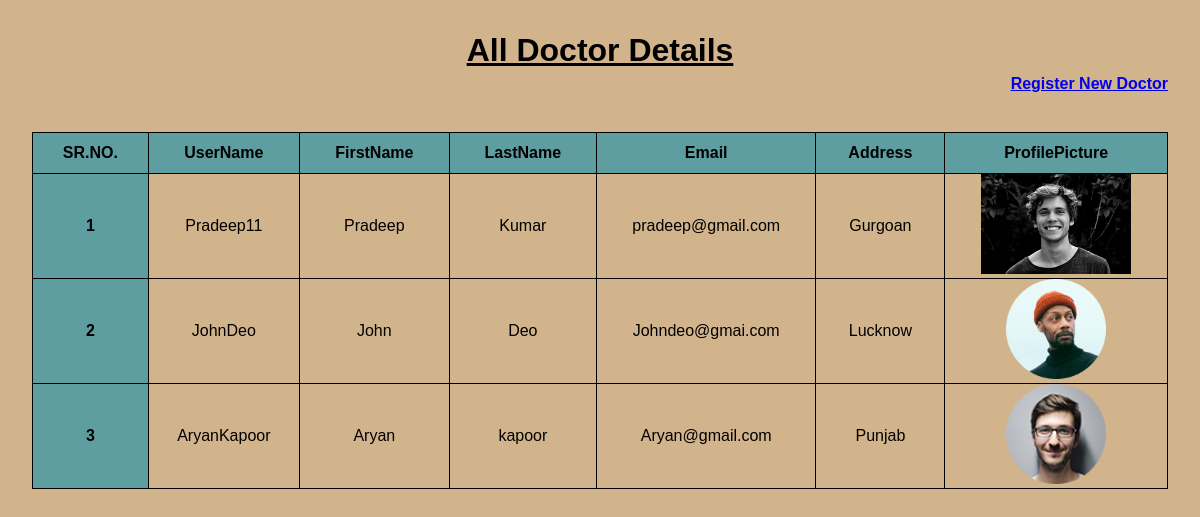
Screenshot of /alldoctor/ with the database file from the repository.
### user/models.py (models this page shows, shortened)
class Doctor(models.Model):
    FirstName = models.CharField(max_length=15)
    LastName= models.CharField(max_length=15)
    UserName = models.CharField(max_length=15)
    Email = models.EmailField()
    Password = models.CharField(max_length=12)
    ConfirmPassword = models.CharField(max_length=12)
    Address = models.CharField(max_length=100)
    ProfilePicture = models.ImageField()

### user/views.py (the view)
# urls.py: path('alldoctor/',viewAllDoctorDetails,name='alldoctor'),
def viewAllDoctorDetails(request):
    if request.method == 'GET':
        alldoctor = Doctor.objects.all()
        data = {
            "alldoctor":alldoctor
        }
        return render(request,'user/showDoctorDetails.html',data)

### user/templates/user/showDoctorDetails.html (shortened to what this page needs)
{% load static %}
<!DOCTYPE html>
<html lang="en">
<head>
    <link rel="stylesheet" href="{% static 'user/css/showDetails.css'%}">
</head>
<body>
    <h1>All Doctor Details</h1>
    <h4><a href="{% url 'doctor' %}">Register New Doctor</a></h4>
    <table>
        <tr>
            <th>SR.NO.</th>
            <th>UserName</th>
            <th>FirstName</th>
            <th>LastName</th>
            <th>Email</th>
            <th>Address</th>
            <th>ProfilePicture</th>
        </tr>
       {% for doctor in alldoctor %}
       <tr>
        <th>{{ forloop.counter }}</th>
        <td>{{doctor.UserName}}</td>
        <td>{{doctor.FirstName}}</td>
        <td>{{doctor.LastName}}</td>
        <td>{{doctor.Email}}</td>
        <td>{{doctor.Address}}</td>
        <td><img src="{{doctor.ProfilePicture.url}}" alt=""></td>
       </tr>
       {%  endfor %}
    </table>
</body>
</html>

### user/static/user/css/showDetails.css (style rules this page uses)
* { padding: 0; margin: 0; box-sizing: border-box; }
body { background-color: tan; font-family: sans-serif; padding: 2rem; width: 100%; }
h1 { text-align: center; text-decoration: underline; }
table { border: 1px solid red; width: 100%; margin-top: 2rem; border-collapse: collapse; }
th,td { border: 1px solid ; text-align: center; }
th { padding: .7rem; background-color: cadetblue; }
img { height: 100px; }
h4 { text-align: end; padding-block: .4rem; }

### rows the page displays
Doctor: UserName "Pradeep11", FirstName "Pradeep", LastName "Kumar", Email "pradeep@gmail.com", Address "Gurgoan", ProfilePicture (picture)
Doctor: UserName "JohnDeo", FirstName "John", LastName "Deo", Email "Johndeo@gmai.com", Address "Lucknow", ProfilePicture (picture)
Doctor: UserName "AryanKapoor", FirstName "Aryan", LastName "kapoor", Email "Aryan@gmail.com", Address "Punjab", ProfilePicture (picture)
